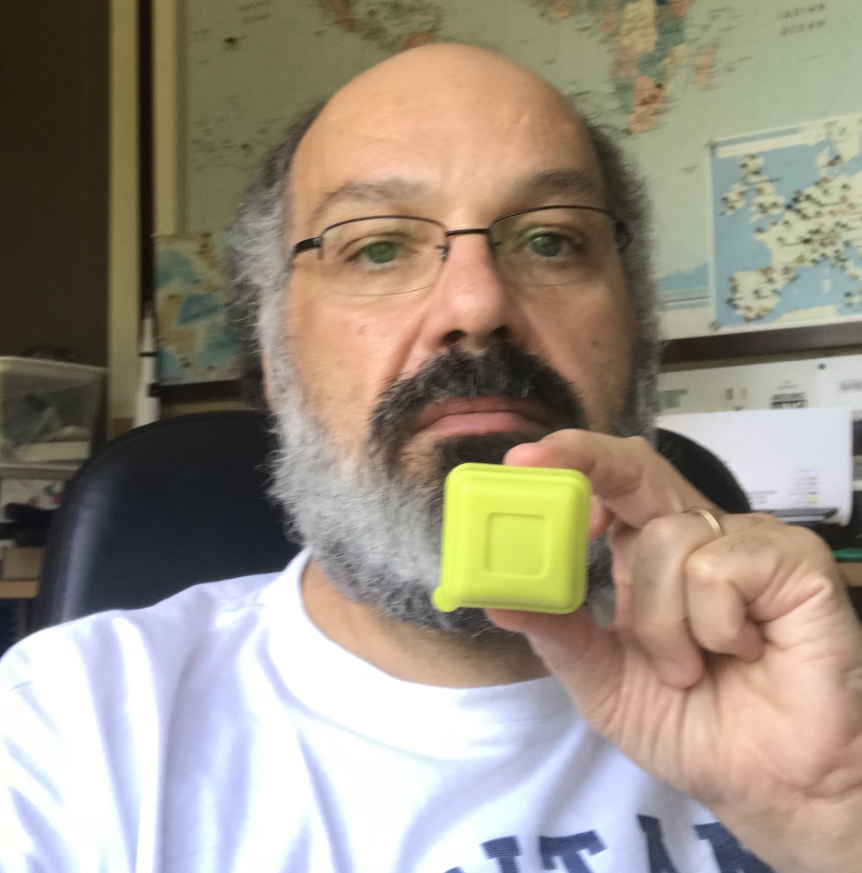
#> input picture yellow_object.JPG, 1723 x 1746 px (shown at 1/2 size)
$ python colorDetection.py
#> lines starting #> are read from the running program, lines starting #| are printed output that depends on the picture; after the words box and inside, x2 and y2 are one past the last pixel; in counts of white or black regions, pixels touching at a corner belong together
'''
Color Detection in Python with OpenCV
    Create by Henry Dang ==> See the tutorial here:
    https://henrydangprg.com/2016/06/26/color-detection-in-python-with-opencv/
Adapted by Marcelo Rovai - MJRoBot.org @8Feb18
'''

import cv2
import numpy as np

# Read the picure - The 1 means we want the image in BGR
img = cv2.imread('yellow_object.JPG', 1)
#> img is the input picture: shape (1746, 1723, 3); mean B, G, R 129.4, 144.2, 154.2

# resize imag to 20% in each axis
img = cv2.resize(img, (0,0), fx=0.2, fy=0.2)
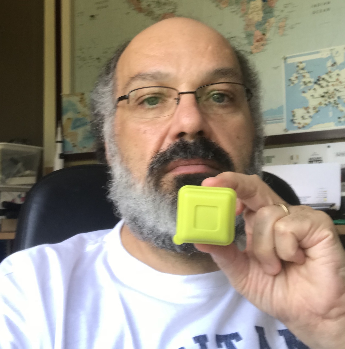
#> img: shape (349, 345, 3); mean B, G, R 129.3, 144.2, 154.2
# convert BGR image to a HSV image
hsv = cv2.cvtColor(img, cv2.COLOR_BGR2HSV)
#> hsv: shape (349, 345, 3); mean H, S, V 42.9, 65.6, 160.8

# NumPy to create arrays to hold lower and upper range
# The “dtype = np.uint8” means that data type is an 8 bit integer

lower_range = np.array([24, 100, 100], dtype=np.uint8)
upper_range = np.array([44, 255, 255], dtype=np.uint8)

# create a mask for image
mask = cv2.inRange(hsv, lower_range, upper_range)
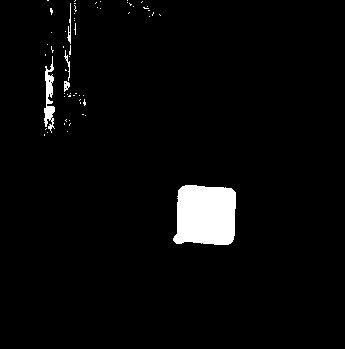
#> mask: shape (349, 345); 3.4% white; 61 white regions (56 under 20 px), largest, box (x1, y1, x2, y2) and area: (173, 185, 236, 245) 3321, (44, 56, 55, 133) 420, (67, 3, 71, 44) 69, (64, 50, 70, 81) 49, (64, 81, 70, 92) 44

# display both the mask and the image side-by-side
cv2.imshow('mask',mask)
cv2.imshow('image', img)

# wait to user to press [ ESC ]
while(1):
  k = cv2.waitKey(0)
#> (key Esc is pressed here)
  if(k == 27):
    break

cv2.destroyAllWindows()
